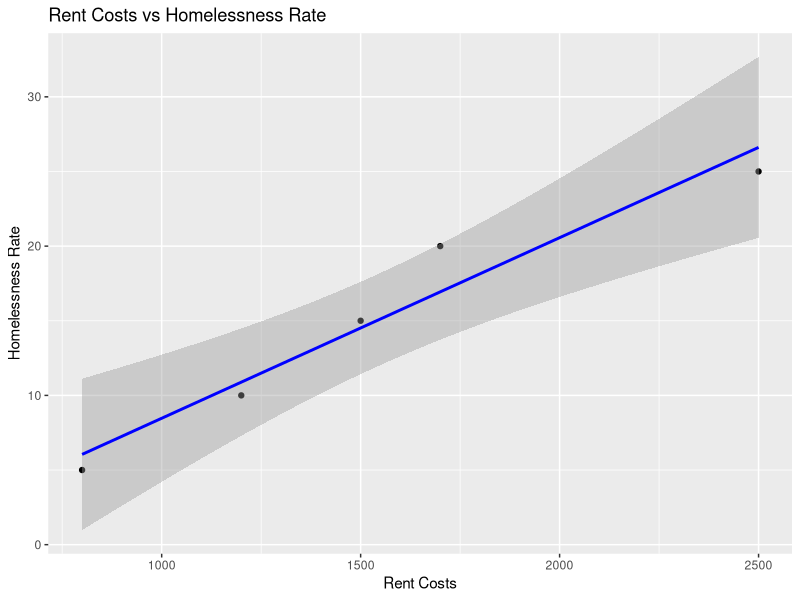

Source code (R):
# Correlation and Regression Analysis between Rent Costs and Homelessness

# Load necessary packages
library(ggplot2)

# Load the dataset
# Note: Replace this with the path to your dataset
# data <- read.csv('path_to_your_data.csv')

# Example dataset
rent_costs <- c(800, 1200, 1500, 1700, 2500)
homelessness_rate <- c(5, 10, 15, 20, 25)

data <- data.frame(rent_costs, homelessness_rate)

# Correlation analysis
correlation <- cor(data$rent_costs, data$homelessness_rate)
cat('Correlation between Rent Costs and Homelessness Rate: ', correlation, '\n')

# Simple linear regression analysis
model <- lm(homelessness_rate ~ rent_costs, data = data)
summary(model)

# Visualizing the relationship
ggplot(data, aes(x=rent_costs, y=homelessness_rate)) + 
  geom_point() +  
  geom_smooth(method='lm', color='blue') + 
  labs(title='Rent Costs vs Homelessness Rate',
       x='Rent Costs',
       y='Homelessness Rate')
